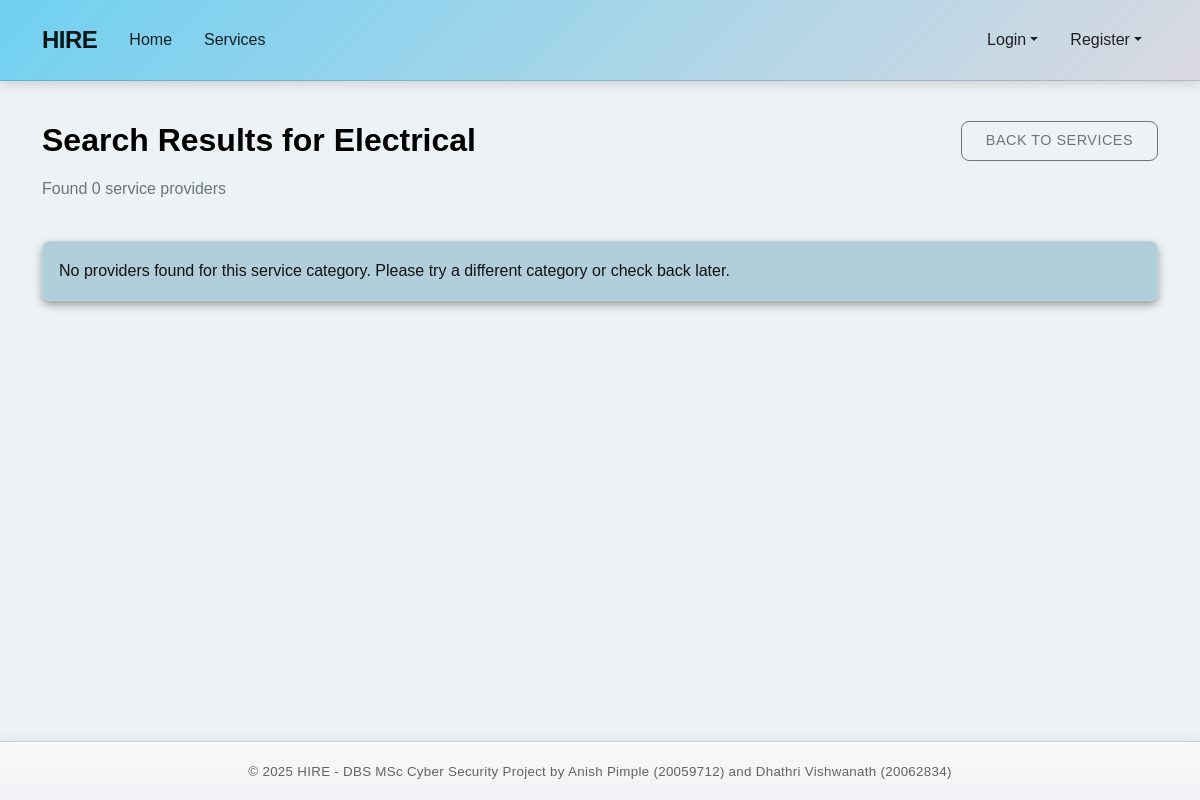
Page /search?category_id=2 on the earlier database version.
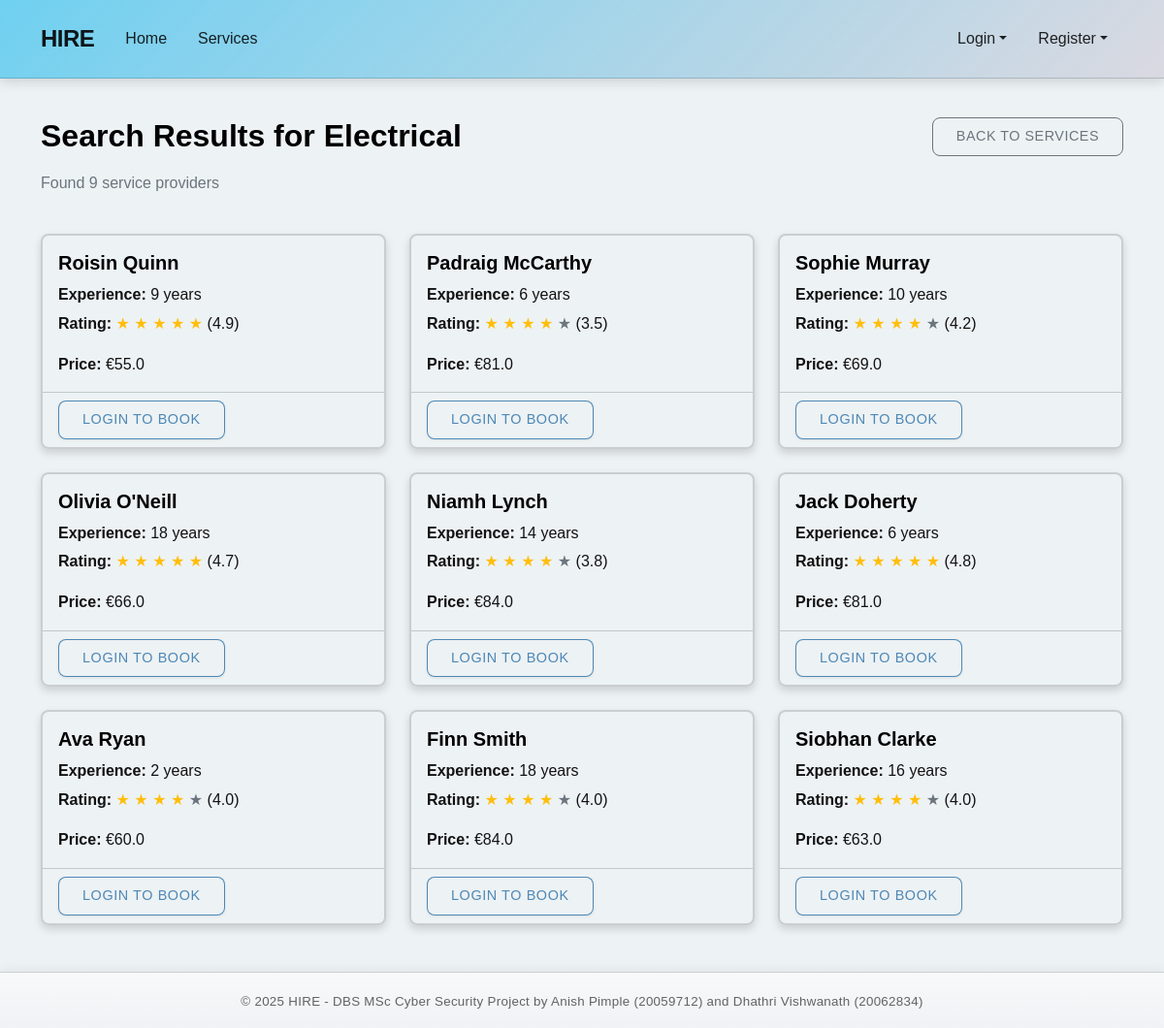
Same page on the later database version.
### models.py (models this page shows, shortened)
class Provider(db.Model):
    __tablename__ = 'providers'
    id = db.Column(db.Integer, primary_key=True)
    email = db.Column(db.String(100), unique=True, nullable=False)
    phone = db.Column(db.String(15), unique=True, nullable=False)
    password_hash = db.Column(db.String(128), nullable=False)
    first_name = db.Column(db.String(50), nullable=False)
    last_name = db.Column(db.String(50), nullable=False)
    verification_document = db.Column(db.String(255), nullable=False)
    experience_years = db.Column(db.Integer, default=0)
    is_available = db.Column(db.Boolean, default=True)
    avg_rating = db.Column(db.Float, nullable=True)
    is_verified = db.Column(db.Boolean, default=False)
    created_at = db.Column(db.DateTime, default=datetime.utcnow)
    addresses = db.relationship('Address', backref='provider', lazy=True,
                              foreign_keys='Address.provider_id')
    services = db.relationship('ProviderCategory', backref='provider', lazy=True)
    bookings = db.relationship('Booking', backref='provider', lazy=True)
    def get_full_name(self):
        return f"{self.first_name} {self.last_name}"

class ProviderCategory(db.Model):
    __tablename__ = 'provider_categories'
    id = db.Column(db.Integer, primary_key=True)
    provider_id = db.Column(db.Integer, db.ForeignKey('providers.id'), nullable=False)
    category_id = db.Column(db.Integer, db.ForeignKey('service_categories.id'), nullable=False)
    price_rate = db.Column(db.Float, nullable=False)
    category = db.relationship('ServiceCategory', backref='provider_categories')
    __table_args__ = (
        db.UniqueConstraint('provider_id', 'category_id', name='uq_provider_category'),
    )

### routes.py (the view)
@main_bp.route('/search', methods=['GET'])
def search_providers():
    category_id = request.args.get('category_id')
    address_id = request.args.get('address_id')
    if not category_id:
        flash('Please select a service category', 'warning')
        return redirect(url_for('service.service_list'))
    category = ServiceCategory.query.get_or_404(category_id)
    provider_categories = ProviderCategory.query.filter_by(category_id=category_id).all()
    providers = [pc.provider for pc in provider_categories if pc.provider.is_verified and pc.provider.is_available]
    if address_id:
        providers.sort(key=lambda p: p.avg_rating if p.avg_rating is not None else 0, reverse=True)
    return render_template(
        'search_results.html',
        category=category,
        providers=providers,
        user=get_current_user()
    )

### app.py (called while the page is built)
@app.context_processor
def inject_env_variables():
    return dict(
        GOOGLE_MAPS_API_KEY=os.getenv('GOOGLE_MAPS_API_KEY')
    )

@app.context_processor
def utility_processor():
    def format_datetime(value, format='%d %b, %Y %H:%M'):
        """Format a datetime object to string"""
        if value is None:
            return ""
        return value.strftime(format)
    def format_currency(value):
        """Format a number as currency"""
        if value is None:
            return "€0.00"
        return f"${value:.2f}"
    return dict(
        format_datetime=format_datetime,
        format_currency=format_currency
    )

### routes.py (called while the page is built)
def get_current_user():
    user_id = session.get('user_id')
    user_type = session.get('user_type')
    if not user_id or not user_type:
        return None
    if user_type == 'customer':
        return Customer.query.get(user_id)
    elif user_type == 'provider':
        return Provider.query.get(user_id)
    return None

### templates/search_results.html (shortened to what this page needs)
{% extends "base.html" %}
{% block content %}
<div class="row mb-4">
    <div class="col-md-8">
        <h2>Search Results for {{ category.name }}</h2>
        <p class="text-muted">Found {{ providers|length }} service providers</p>
    </div>
    <div class="col-md-4 text-end">
        <a href="{{ url_for('service.service_list') }}" class="btn btn-outline-secondary">Back to Services</a>
    </div>
</div>
{% if providers %}
    <div class="row row-cols-1 row-cols-md-3 g-4">
        {% for provider in providers %}
            <div class="col">
                <div class="card h-100">
                    <div class="card-body">
                        <h5 class="card-title">{{ provider.get_full_name() }}</h5>
                        <p class="card-text mb-1">
                            <strong>Experience:</strong> {{ provider.experience_years }} years
                        </p>
                        <p class="card-text mb-3">
                            <strong>Rating:</strong>
                            {% if provider.avg_rating %}
                                {% for i in range(5) %}
                                    {% if i < provider.avg_rating|int %}
                                        <span class="text-warning">★</span>
                                    {% elif i < provider.avg_rating|round(0, 'ceil')|int and (provider.avg_rating % 1) >= 0.5 %}
                                        <span class="text-warning">★</span>
                                    {% else %}
                                        <span class="text-secondary">★</span>
                                    {% endif %}
                                {% endfor %}
                                ({{ provider.avg_rating|round(1) }})
                            {% else %}
                                No ratings yet
                            {% endif %}
                        </p>
                        {% set provider_service = provider.services|selectattr('category_id', 'equalto', category.id)|first %}
                        {% if provider_service %}
                            <p class="card-text">
                                <strong>Price:</strong> €{{ provider_service.price_rate }}
                            </p>
                        {% endif %}
                    </div>
                    <div class="card-footer bg-transparent">
                        {% if user and session.get('user_type') == 'customer' %}
                            <a href="{{ url_for('booking.create_booking', provider_id=provider.id) }}?category_id={{ category.id }}" class="btn btn-primary">Book Now</a>
                        {% else %}
                            <a href="{{ url_for('customer.login') }}" class="btn btn-outline-primary">Login to Book</a>
                        {% endif %}
                    </div>
                </div>
            </div>
        {% endfor %}
    </div>
{% else %}
    <div class="alert alert-info">
        <p class="mb-0">No providers found for this service category. Please try a different category or check back later.</p>
    </div>
{% endif %}
{% endblock %}

Differences in the rows shown:
added Provider: get_full_name "Roisin Quinn", experience_years "9", avg_rating "4.9"
added ProviderCategory: price_rate "55.0"
added Provider: get_full_name "Padraig McCarthy", experience_years "6", avg_rating "3.5"
added ProviderCategory: price_rate "81.0"
added Provider: get_full_name "Sophie Murray", experience_years "10", avg_rating "4.2"
added ProviderCategory: price_rate "69.0"
added Provider: get_full_name "Olivia O'Neill", experience_years "18", avg_rating "4.7"
added ProviderCategory: price_rate "66.0"
added Provider: get_full_name "Niamh Lynch", experience_years "14", avg_rating "3.8"
added ProviderCategory: price_rate "84.0"
added Provider: get_full_name "Jack Doherty", experience_years "6", avg_rating "4.8"
added ProviderCategory: price_rate "81.0"
added Provider: get_full_name "Ava Ryan", experience_years "2", avg_rating "4.0"
added ProviderCategory: price_rate "60.0"
added Provider: get_full_name "Finn Smith", experience_years "18", avg_rating "4.0"
added ProviderCategory: price_rate "84.0"
added Provider: get_full_name "Siobhan Clarke", experience_years "16", avg_rating "4.0"
added ProviderCategory: price_rate "63.0"
Other differences:
{{ providers|length }}: "0" → "9"
text no longer shown: "No providers found for this service category. Please try a different category or check back later."
